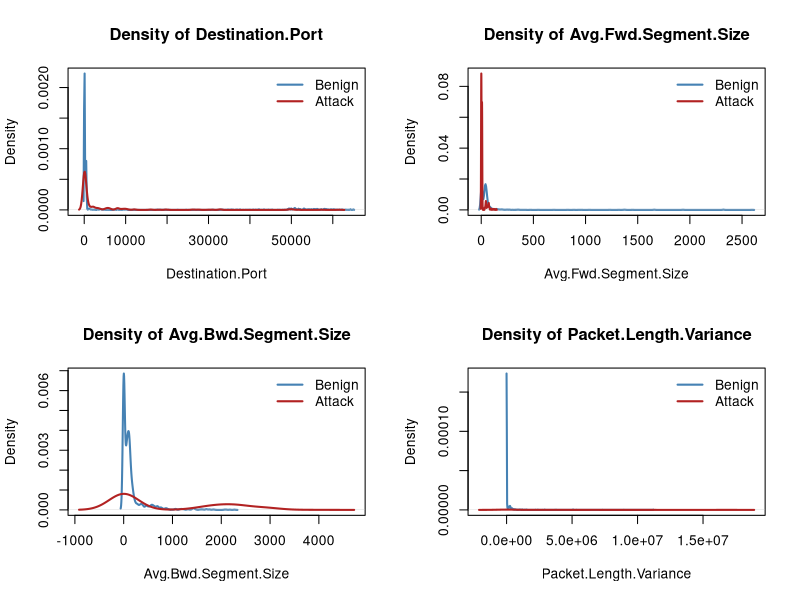
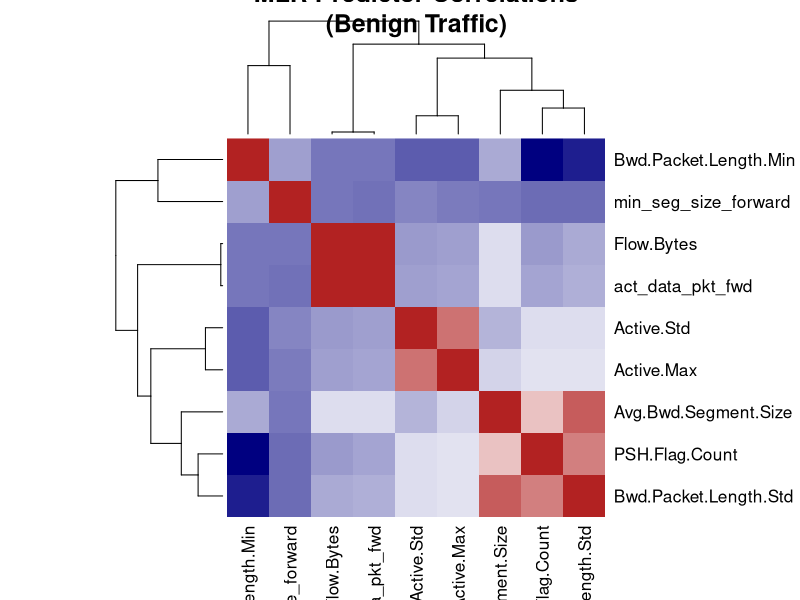
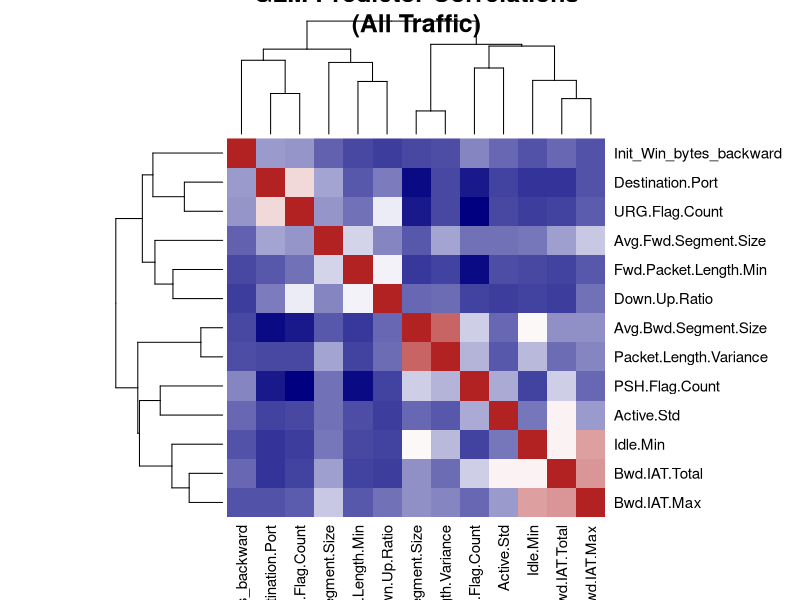
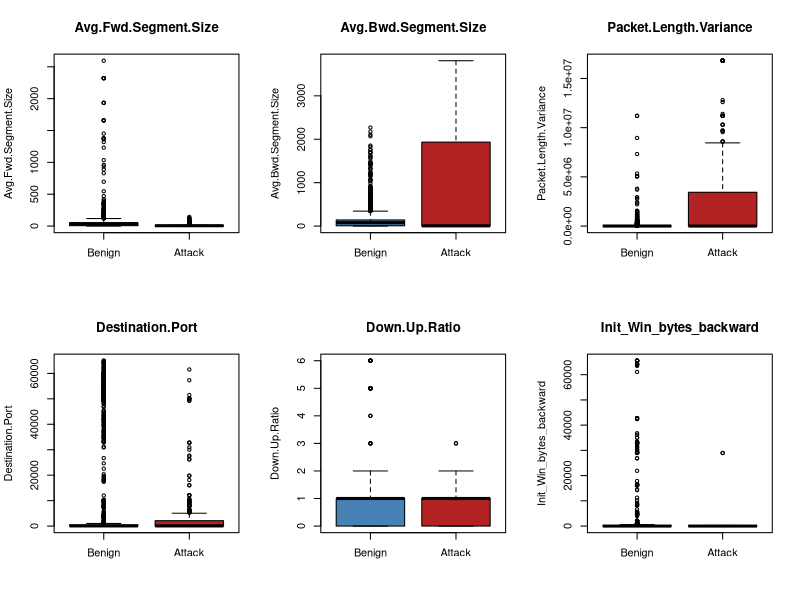
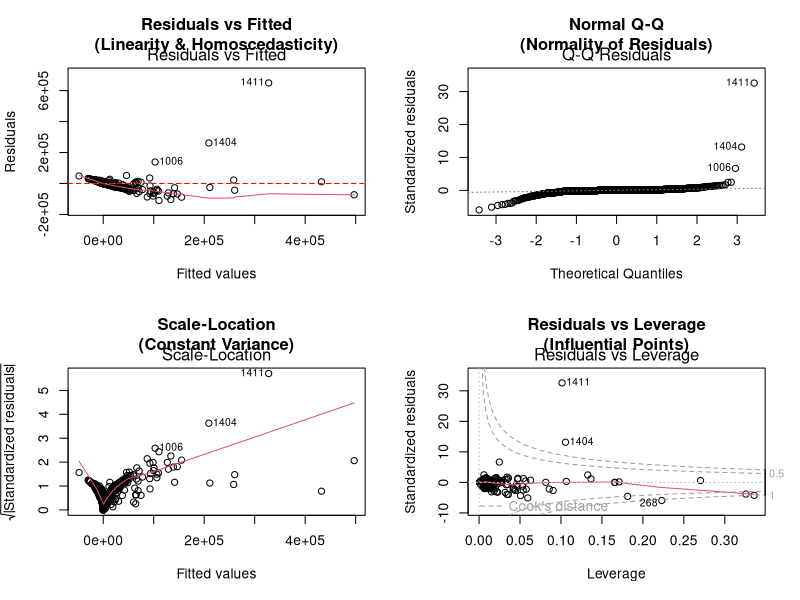
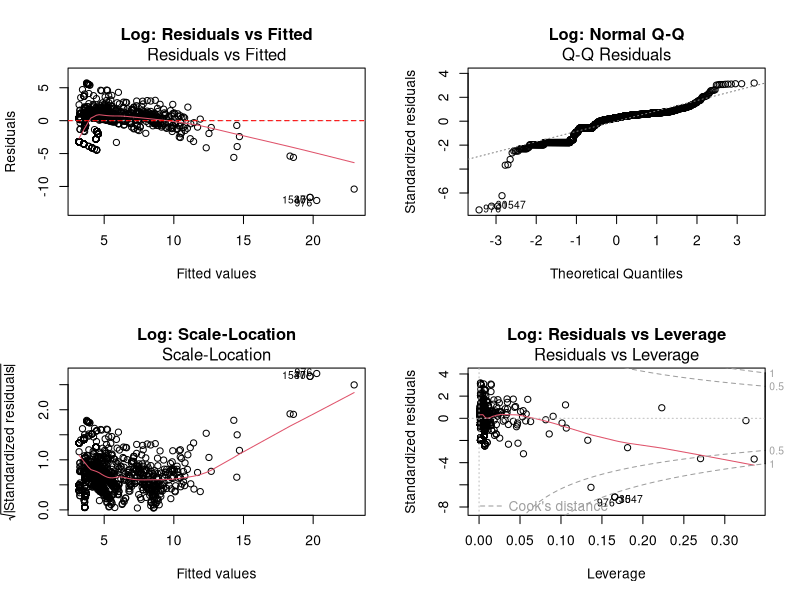
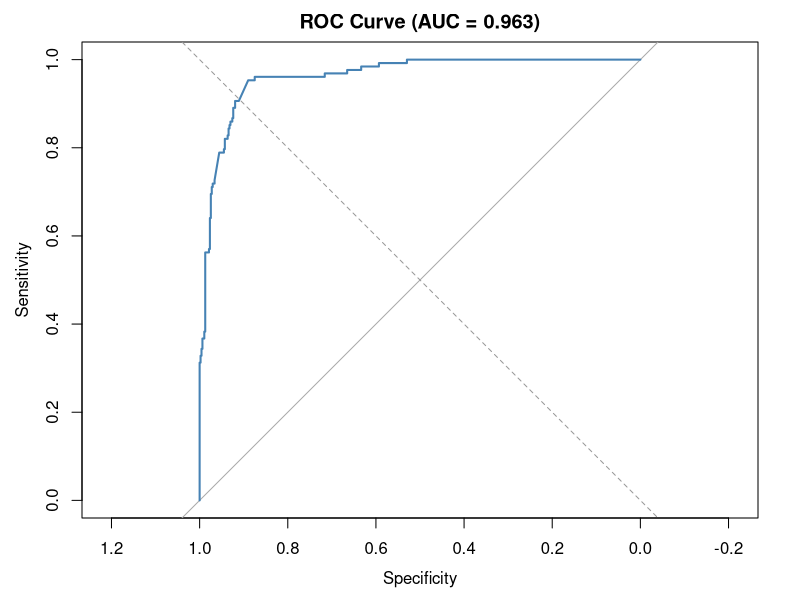
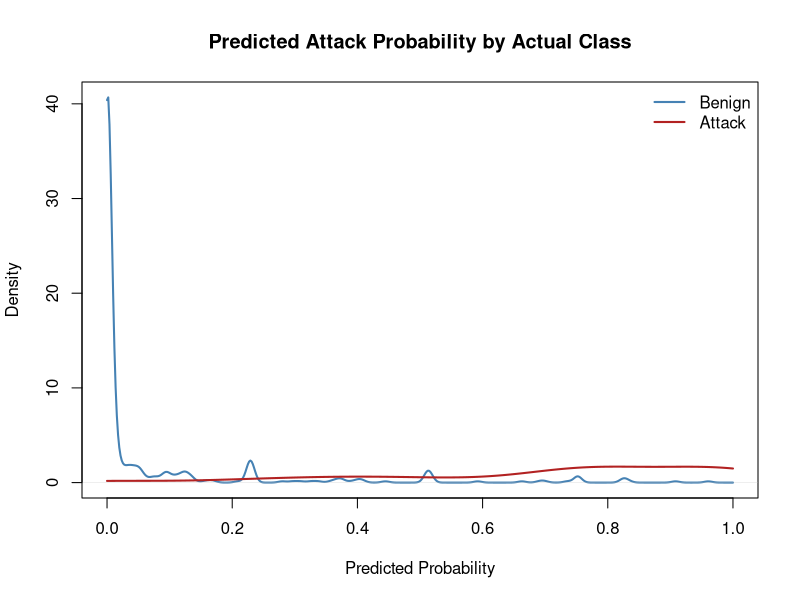

Source code (R) for these figures, in order:
## ---- chunk 1
knitr::opts_chunk$set(echo = TRUE, warning = FALSE, message = FALSE, 
                      fig.align = "center", fig.pos = "H")
## ---- chunk 2
library(readr)
library(dplyr)
library(ggplot2)

# Load pre-exported datasets
mlr_data <- read_csv("mlr_data.csv", show_col_types = FALSE)
glm_data <- read_csv("glm_data.csv", show_col_types = FALSE)

cat(sprintf("MLR dataset (benign): %d rows, %d predictors + Flow.Bytes\n",
            nrow(mlr_data), ncol(mlr_data) - 1))
cat(sprintf("GLM dataset (all):    %d rows, %d predictors + Attack_Flag\n\n",
            nrow(glm_data), ncol(glm_data) - 1))
cat(sprintf("Attack rate: %.1f%%\n", 100 * mean(glm_data$Attack_Flag)))
## ---- chunk 3
cat("--- MLR Dataset Summary ---\n")
print(summary(mlr_data))
cat("\n--- GLM Dataset Summary ---\n")
print(summary(glm_data))
## ---- chunk 4
glm_data$Label <- ifelse(glm_data$Attack_Flag == 1, "Attack", "Benign")
features_to_plot <- c("Destination.Port", "Avg.Fwd.Segment.Size",
                       "Avg.Bwd.Segment.Size", "Packet.Length.Variance")

par(mfrow = c(2, 2))
for (feat in features_to_plot) {
  benign_vals <- glm_data[[feat]][glm_data$Attack_Flag == 0]
  attack_vals <- glm_data[[feat]][glm_data$Attack_Flag == 1]
  dens_b <- density(benign_vals, na.rm = TRUE)
  dens_a <- density(attack_vals, na.rm = TRUE)
  ymax <- max(c(dens_b$y, dens_a$y))
  xrange <- range(c(dens_b$x, dens_a$x))
  plot(dens_b, main = paste("Density of", feat), xlab = feat,
       col = "steelblue", lwd = 2, xlim = xrange, ylim = c(0, ymax))
  lines(dens_a, col = "firebrick", lwd = 2)
  legend("topright", legend = c("Benign", "Attack"),
         col = c("steelblue", "firebrick"), lwd = 2, bty = "n")
}
par(mfrow = c(1, 1))
## ---- chunk 5
par(mfrow = c(1, 2))
cor_mlr <- cor(mlr_data)
heatmap(cor_mlr, symm = TRUE, main = "MLR Predictor Correlations\n(Benign Traffic)",
        col = colorRampPalette(c("navy", "white", "firebrick"))(100))
cor_glm <- cor(dplyr::select(glm_data, -Attack_Flag, -Label))
heatmap(cor_glm, symm = TRUE, main = "GLM Predictor Correlations\n(All Traffic)",
        col = colorRampPalette(c("navy", "white", "firebrick"))(100))
par(mfrow = c(1, 1))
## ---- chunk 6
glm_data$Port_Category <- cut(
  glm_data$Destination.Port,
  breaks = c(-Inf, 1023, 49151, Inf),
  labels = c("Well-known", "Registered", "Dynamic"))

port_attack_tab <- table(Port_Category = glm_data$Port_Category,
                         Attack = ifelse(glm_data$Attack_Flag == 1, "Yes", "No"))
print(port_attack_tab)
cat("\nRow-wise attack rate (%):\n")
print(round(prop.table(port_attack_tab, 1) * 100, 1))

chi <- chisq.test(port_attack_tab)
cat(sprintf("\nChi-square test: X^2 = %.2f, df = %d, p = %.3e\n",
            chi$statistic, chi$parameter, chi$p.value))
## ---- chunk 7
top_features <- c("Avg.Fwd.Segment.Size", "Avg.Bwd.Segment.Size",
                  "Packet.Length.Variance", "Destination.Port",
                  "Down.Up.Ratio", "Init_Win_bytes_backward")

par(mfrow = c(2, 3))
for (feat in top_features) {
  boxplot(glm_data[[feat]] ~ glm_data$Attack_Flag,
          names = c("Benign", "Attack"), main = feat,
          ylab = feat, xlab = "",
          col = c("steelblue", "firebrick"))
}
par(mfrow = c(1, 1))
## ---- chunk 8
group_stats <- glm_data |>
  dplyr::group_by(Attack_Flag) |>
  dplyr::summarise(dplyr::across(dplyr::all_of(top_features),
                   list(mean = ~mean(.x, na.rm = TRUE),
                        sd   = ~sd(.x, na.rm = TRUE)))) |>
  as.data.frame()
print(group_stats)
## ---- chunk 9
library(car)

# Fit initial model to detect outliers
mlr_init <- lm(Flow.Bytes ~ ., data = mlr_data)
hatv <- hatvalues(mlr_init)
p <- length(coef(mlr_init))
n <- nrow(mlr_data)
threshold <- 2 * p / n
outlier_row <- which.max(hatv)

cat("--- Initial Model Leverage Diagnostics ---\n")
cat(sprintf("Leverage threshold (2p/n): %.4f\n", threshold))
cat(sprintf("Worst observation — row %d:\n", outlier_row))
cat(sprintf("  Leverage = %.4f (%.1f × threshold)\n",
            hatv[outlier_row], hatv[outlier_row] / threshold))
cat(sprintf("  Flow.Bytes = %d (next largest: %d)\n",
            mlr_data$Flow.Bytes[outlier_row],
            max(mlr_data$Flow.Bytes[-outlier_row])))
cat(sprintf("  act_data_pkt_fwd = %d (median = %d, mean = %.1f)\n",
            mlr_data$act_data_pkt_fwd[outlier_row],
            median(mlr_data$act_data_pkt_fwd), mean(mlr_data$act_data_pkt_fwd)))

cat("\nThe initial R² was dominated by this single point.\n")
cat(sprintf("  With outlier:   R² = %.4f\n", summary(mlr_init)$r.squared))
## ---- chunk 10
mlr_clean <- mlr_data[-outlier_row, ]
cat(sprintf("Clean data: %d rows\n", nrow(mlr_clean)))
## ---- chunk 11
mlr_model <- lm(Flow.Bytes ~ ., data = mlr_clean)
s_mlr <- summary(mlr_model)
print(s_mlr)
## ---- chunk 12
anova(mlr_model)
## ---- chunk 13
confint(mlr_model, level = 0.95)
## ---- chunk 14
vif_values <- car::vif(mlr_model)
print(vif_values)
cat(sprintf("\nMax VIF: %.2f\n", max(vif_values)))
## ---- chunk 15
par(mfrow = c(2, 2))
plot(mlr_model, which = 1, main = "Residuals vs Fitted\n(Linearity & Homoscedasticity)")
abline(h = 0, col = "red", lty = 2)
plot(mlr_model, which = 2, main = "Normal Q-Q\n(Normality of Residuals)")
plot(mlr_model, which = 3, main = "Scale-Location\n(Constant Variance)")
plot(mlr_model, which = 5, main = "Residuals vs Leverage\n(Influential Points)")
par(mfrow = c(1, 1))
## ---- chunk 16
ncv_test <- ncvTest(mlr_model)
print(ncv_test)
## ---- chunk 17
shapiro_test <- shapiro.test(residuals(mlr_model))
print(shapiro_test)
## ---- chunk 18
cooksd <- cooks.distance(mlr_model)
n_clean <- nrow(mlr_clean)
cat(sprintf("Cook's distance > 4/n: %d observations\n", sum(cooksd > 4 / n_clean)))

hat_values <- hatvalues(mlr_model)
p <- length(coef(mlr_model))
cat(sprintf("High leverage (> 2p/n): %d observations\n",
            sum(hat_values > 2 * p / n_clean)))

dfbetas_vals <- dfbetas(mlr_model)
large_dfbetas <- which(abs(dfbetas_vals) > 2 / sqrt(n_clean), arr.ind = TRUE)
cat(sprintf("Large DFBETAS (> 2/sqrt(n)): %d instances\n", nrow(large_dfbetas)))

rstud <- rstudent(mlr_model)
cat(sprintf("|rstudent| > 3: %d observations\n", sum(abs(rstud) > 3)))
## ---- chunk 19
mlr_log <- mlr_clean
mlr_log$Flow.Bytes <- log1p(mlr_log$Flow.Bytes)

mlr_model_log <- lm(Flow.Bytes ~ ., data = mlr_log)

ncv_log     <- ncvTest(mlr_model_log)
shapiro_log <- shapiro.test(residuals(mlr_model_log))

cat(sprintf("Log model R-squared: %.4f   (raw: %.4f)\n",
            summary(mlr_model_log)$r.squared, s_mlr$r.squared))
cat(sprintf("NCV test p-value -- raw: %.3e | log: %.3e\n",
            ncv_test$p, ncv_log$p))
cat(sprintf("Shapiro W -- raw: %.4f | log: %.4f\n",
            shapiro_test$statistic, shapiro_log$statistic))

par(mfrow = c(2, 2))
plot(mlr_model_log, which = 1, main = "Log: Residuals vs Fitted")
abline(h = 0, col = "red", lty = 2)
plot(mlr_model_log, which = 2, main = "Log: Normal Q-Q")
plot(mlr_model_log, which = 3, main = "Log: Scale-Location")
plot(mlr_model_log, which = 5, main = "Log: Residuals vs Leverage")
par(mfrow = c(1, 1))
## ---- chunk 20
predictor_names <- setdiff(names(mlr_clean), "Flow.Bytes")
mlr_scaled <- mlr_clean
mlr_scaled[predictor_names] <- scale(mlr_clean[predictor_names])
mlr_model_scaled <- lm(Flow.Bytes ~ ., data = mlr_scaled)

scaled_coefs <- coef(summary(mlr_model_scaled))[-1, , drop = FALSE]
ranked <- scaled_coefs[order(-abs(scaled_coefs[, "Estimate"])), , drop = FALSE]

response_sd <- sd(mlr_clean$Flow.Bytes)
practical_table <- data.frame(
  Predictor          = rownames(ranked),
  Scaled_Beta        = round(ranked[, "Estimate"], 1),
  Pct_of_Response_SD = round(100 * abs(ranked[, "Estimate"]) / response_sd, 2),
  p_value            = signif(ranked[, "Pr(>|t|)"], 3),
  row.names          = NULL)
print(practical_table)

cat(sprintf("\nFlow.Bytes SD = %.0f bytes\n", response_sd))
cat("A 1-SD change in the predictor changes Flow.Bytes by the Scaled_Beta amount.\n")
cat("Pct_of_Response_SD expresses this as a percentage of the response SD.\n")
cat("Even after removing the outlier, act_data_pkt_fwd (55.5% of SD) and\n")
cat("Avg.Bwd.Segment.Size (34.6% of SD) are the most important predictors.\n")
## ---- chunk 21
library(car)
library(pROC)

set.seed(42)
train_idx <- sample(seq_len(nrow(glm_data)), size = floor(0.7 * nrow(glm_data)))
train <- glm_data[train_idx, ]
test  <- glm_data[-train_idx, ]

cat(sprintf("Train: %d rows | Test: %d rows\n", nrow(train), nrow(test)))
cat(sprintf("Test attack rate: %.1f%%\n", 100 * mean(test$Attack_Flag)))
## ---- chunk 22
full_model <- glm(Attack_Flag ~ ., data = train, family = binomial,
                  control = glm.control(maxit = 100))

cat("--- VIF (full model) ---\n")
vif_full <- car::vif(full_model)
print(round(vif_full, 2))

# Two predictors had VIF > 5 and were iteratively dropped:
#   Bwd.IAT.Max (VIF = 171) and Packet.Length.Variance (VIF = 35)
cat(sprintf("\nDropping Bwd.IAT.Max (VIF = %.2f)\n", max(vif_full)))
cat(sprintf("Dropping Packet.Length.Variance (VIF = %.2f)\n",
            vif_full["Packet.Length.Variance"]))
## ---- chunk 23
final_model <- glm(
  Attack_Flag ~ Fwd.Packet.Length.Min + Avg.Fwd.Segment.Size +
    URG.Flag.Count + Active.Std + Down.Up.Ratio + Destination.Port +
    Idle.Min + Avg.Bwd.Segment.Size + Bwd.IAT.Total +
    Init_Win_bytes_backward + PSH.Flag.Count,
  data = train, family = binomial, control = glm.control(maxit = 100))
summary(final_model)
cat("--- VIF (final model) ---\n")
print(round(car::vif(final_model), 2))
## ---- chunk 24
sep_summary <- summary(final_model)$coefficients
big_est <- which(abs(sep_summary[, "Estimate"])  > 10)
big_se  <- which(sep_summary[, "Std. Error"]     > 10)
flagged <- union(big_est, big_se)
if (length(flagged) > 0) {
  cat("Separation warning — large coefficients/SEs detected:\n")
  print(round(sep_summary[flagged, , drop = FALSE], 3))
  cat("\n'Active.Std' is mostly zero in the data. Its coefficient is retained\n")
  cat("in the model (BIC selected it) but the odds ratio is not interpreted.\n")
} else {
  cat("No separation indicators.\n")
}
## ---- chunk 25
lr_stat <- final_model$null.deviance - final_model$deviance
lr_df   <- final_model$df.null - final_model$df.residual
lr_p    <- pchisq(lr_stat, lr_df, lower.tail = FALSE)
cat(sprintf("LR test: chi-sq = %.2f on %d df, p = %.3e\n", lr_stat, lr_df, lr_p))
## ---- chunk 26
test_probs <- predict(final_model, newdata = test, type = "response")
roc_obj <- roc(test$Attack_Flag, test_probs, quiet = TRUE)
auc_val <- as.numeric(auc(roc_obj))
plot(roc_obj, main = sprintf("ROC Curve (AUC = %.3f)", auc_val),
     col = "steelblue", lwd = 2)
abline(a = 0, b = 1, lty = 2, col = "gray60")
## ---- chunk 27
dens_benign <- density(test_probs[test$Attack_Flag == 0], from = 0, to = 1)
dens_attack <- density(test_probs[test$Attack_Flag == 1], from = 0, to = 1)
ymax <- max(c(dens_benign$y, dens_attack$y))
plot(dens_benign, main = "Predicted Attack Probability by Actual Class",
     xlab = "Predicted Probability", ylab = "Density",
     col = "steelblue", lwd = 2, xlim = c(0, 1), ylim = c(0, ymax))
lines(dens_attack, col = "firebrick", lwd = 2)
legend("topright", legend = c("Benign", "Attack"),
       col = c("steelblue", "firebrick"), lwd = 2, bty = "n")
## ---- chunk 28
compute_metrics <- function(cm) {
  TP <- cm["1", "1"]; TN <- cm["0", "0"]
  FP <- cm["1", "0"]; FN <- cm["0", "1"]
  list(accuracy = (TP + TN) / sum(cm), sensitivity = TP / (TP + FN),
       specificity = TN / (TN + FP), precision = TP / (TP + FP),
       f1 = 2 * TP / (2 * TP + FP + FN))
}
print_metrics <- function(label, m) {
  cat(sprintf("%s | Acc: %.3f  Sens: %.3f  Spec: %.3f  Prec: %.3f  F1: %.3f\n",
              label, m$accuracy, m$sensitivity, m$specificity, m$precision, m$f1))
}

# Cutoff = 0.5
preds_05 <- ifelse(test_probs > 0.5, 1, 0)
cm_05 <- table(predicted = factor(preds_05, levels = c(0, 1)),
               actual    = factor(test$Attack_Flag, levels = c(0, 1)))
cat("--- Confusion Matrix (cutoff = 0.5) ---\n")
print(cm_05)
print_metrics("cutoff 0.5", compute_metrics(cm_05))

# Youden-optimal cutoff
opt <- coords(roc_obj, "best", best.method = "youden", transpose = FALSE)
opt_cut <- as.numeric(opt$threshold[1])
preds_opt <- ifelse(test_probs > opt_cut, 1, 0)
cm_opt <- table(predicted = factor(preds_opt, levels = c(0, 1)),
                actual    = factor(test$Attack_Flag, levels = c(0, 1)))
cat(sprintf("\n--- Confusion Matrix (Youden cutoff = %.3f) ---\n", opt_cut))
print(cm_opt)
print_metrics(sprintf("cutoff %.3f", opt_cut), compute_metrics(cm_opt))
## ---- chunk 29
odds_ratios <- exp(coef(final_model))
or_ci <- exp(confint.default(final_model))
or_table <- data.frame(
  Predictor  = names(odds_ratios),
  OR         = round(odds_ratios, 4),
  CI_lower   = round(or_ci[, 1], 4),
  CI_upper   = round(or_ci[, 2], 4),
  Pct_Change = round(100 * (odds_ratios - 1), 1),
  row.names  = NULL)
print(or_table)
## ---- chunk 30
or_df <- or_table[or_table$Predictor != "(Intercept)", ]
or_df <- or_df[order(or_df$OR), ]
or_df$Predictor <- factor(or_df$Predictor, levels = or_df$Predictor)

par(mar = c(5, 12, 3, 3))
plot(log(or_df$OR), seq_len(nrow(or_df)), type = "n", yaxt = "n",
     xlab = "Odds Ratio (log scale)", ylab = "",
     main = "Odds Ratios with 95% CI",
     xlim = log(c(0.0001, 10)))
abline(v = log(1), col = "gray60", lty = 2)
axis(2, at = seq_len(nrow(or_df)), labels = or_df$Predictor, las = 2, cex.axis = 0.7)
for (i in seq_len(nrow(or_df))) {
  col <- ifelse(or_df$OR[i] > 1, "firebrick", "steelblue")
  lines(log(c(or_df$CI_lower[i], or_df$CI_upper[i])), c(i, i), col = col, lwd = 1.5)
  points(log(or_df$OR[i]), i, pch = 18, cex = 1.5, col = col)
}
axis(1, at = log(c(0.0001, 0.001, 0.01, 0.1, 1, 10)),
     labels = c("0.0001", "0.001", "0.01", "0.1", "1", "10"))
## ---- chunk 31
final_terms  <- setdiff(names(coef(final_model)), "(Intercept)")
train_scaled <- train[, c("Attack_Flag", final_terms), drop = FALSE]
train_scaled[, final_terms] <- as.data.frame(scale(train_scaled[, final_terms]))

final_model_scaled <- glm(Attack_Flag ~ ., data = train_scaled, family = binomial,
                          control = glm.control(maxit = 100))

or_scaled          <- exp(coef(final_model_scaled))[-1]
pct_change_scaled  <- 100 * (or_scaled - 1)
pct_change_display <- round(pct_change_scaled, 1)

practical_class <- ifelse(abs(pct_change_display) >= 100, "LARGE",
                   ifelse(abs(pct_change_display) >   25, "moderate",
                   ifelse(abs(pct_change_display) >    5, "small", "trivial")))

practical_table <- data.frame(
  Predictor          = names(or_scaled),
  OR_per_SD          = round(or_scaled, 3),
  Pct_Change_per_SD  = pct_change_display,
  Practical          = practical_class,
  row.names          = NULL)
print(practical_table)
cat("\nClass scale: LARGE > 100% | moderate 25--100% | small 5--25% | trivial < 5%\n")
## ---- chunk 32
sessionInfo()
